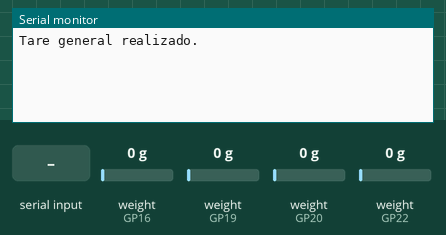
The sketch below on a simulated Raspberry Pi Pico. Shown: the last lines printed to the serial monitor. The inputs (shaded band) are chosen by the test bench; at power-on: weight on the scale (sensors on GP16, GP19, GP20, GP22) 0 g.

Above: at 4.2 s.
4.3 s: "1" received over Serial
At 7.3 s:
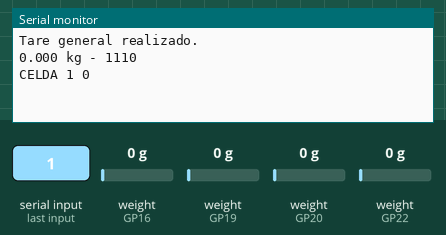
8.5 s: weight on the scale (sensor on GP16) set to 100 g
10.0 s: weight on the scale (sensor on GP19) set to 100 g
At 11.4 s:
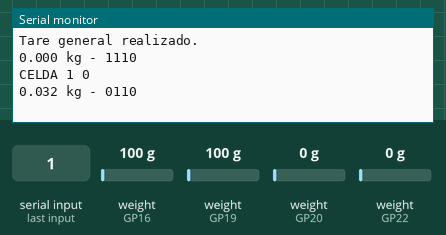

The sketch:

threads_test.ino
```cpp
#include "HX711.h"
#include "pico/multicore.h"

// Pines
#define DT1 16
#define SCK1 10

#define DT2 19
#define SCK2 17

#define DT3 20
#define SCK3 18

#define DT4 22
#define SCK4 26

#define N 20
#define THRESHOLD_GRAMS 4.0

HX711 hx1, hx2, hx3, hx4;

volatile float lecturaCore0 = 0;
volatile float lecturaCore1 = 0;
float offset = 0;

// Activación individual
bool active1 = true;
bool active2 = true;
bool active3 = true;
bool active4 = false;

// Factores de calibración
float factor[4] = {126.658, 125.083, 124.173, 125.0}; //A B C D

void setup() {
  Serial.begin(115200);

  hx1.begin(DT1, SCK1); hx1.set_scale(factor[0]);
  hx2.begin(DT2, SCK2); hx2.set_scale(factor[1]);
  hx3.begin(DT3, SCK3); hx3.set_scale(factor[2]);
  hx4.begin(DT4, SCK4); hx4.set_scale(factor[3]);

  tareGeneral();
  multicore_launch_core1(readCore1);
}

void loop() {

  float total = 0;
  for (int i = 0; i < N; i++) {
    total += hx1.get_units(1);
    total += hx2.get_units(1);
    }
  float avg = total / (N * 3.0);
  avg -= offset;
  if (avg < THRESHOLD_GRAMS && avg > -THRESHOLD_GRAMS) avg = 0.0;
  lecturaCore0 = avg;

  float totalPeso = (lecturaCore0 + lecturaCore1) /1000.0;

  Serial.print(totalPeso, 3);
  Serial.print(" kg - ");
  Serial.print(active1);
  Serial.print(active2);
  Serial.print(active3);
  Serial.println(active4);

  if (Serial.available()) {
    char comando = Serial.read();

    switch (comando) {
      case 'Z':
        tareGeneral();
      case 'z':
        tareGeneral();
        break;

      case '1':
        active1 = !active1;
        Serial.print("CELDA 1 ");
        Serial.println(active1);
        break;

      case '2':
        active2 = !active2;
        Serial.print("CELDA 2 ");
        Serial.println(active2);
        break;

      case '3':
        active3 = !active3;
        Serial.print("CELDA 3 ");
        Serial.println(active3);
        break;

      case '4':
        active4 = !active4;
        Serial.print("CELDA 4 ");
        Serial.println(active4);
        break;
    }
  }
}

// CORE 1
void readCore1() {
    const int samples = N;
    while(true){
      float total = 0;
      for (int i = 0; i < samples; i++) {
          total += hx3.get_units(1);
          total += hx4.get_units(1);
          //delay(5);
      }
      float avg = total / (samples * 3.0);
      avg -= offset;
      if (avg < THRESHOLD_GRAMS && avg > -THRESHOLD_GRAMS) avg = 0.0;
      lecturaCore1 = avg;
    }
}

void tareGeneral() {
  if (active1) hx1.tare();
  if (active2) hx2.tare();
  if (active3) hx3.tare();
  if (active4) hx4.tare();
  Serial.println("Tare general realizado.");
}
```

Measured:
- after the input at 4.3 s, the serial monitor: prints a new line after 2.7 s (image 1)
- after the input at 10.0 s, the serial monitor: prints a new line after 1.0 s (image 2)
